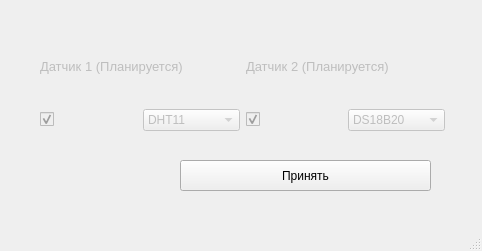
<?xml version="1.0" encoding="UTF-8"?>
<ui version="4.0">
 <class>MainWindow</class>
 <widget class="QMainWindow" name="MainWindow">
  <property name="geometry">
   <rect>
    <x>0</x>
    <y>0</y>
    <width>482</width>
    <height>251</height>
   </rect>
  </property>
  <property name="windowTitle">
   <string>MainWindow</string>
  </property>
  <widget class="QWidget" name="centralwidget">
   <widget class="QWidget" name="layoutWidget">
    <property name="geometry">
     <rect>
      <x>40</x>
      <y>30</y>
      <width>405</width>
      <height>101</height>
     </rect>
    </property>
    <layout class="QVBoxLayout" name="verticalLayout_2">
     <item>
      <layout class="QVBoxLayout" name="verticalLayout">
       <item>
        <layout class="QHBoxLayout" name="horizontalLayout">
         <item>
          <widget class="QLabel" name="label">
           <property name="enabled">
            <bool>false</bool>
           </property>
           <property name="font">
            <font>
             <pointsize>10</pointsize>
            </font>
           </property>
           <property name="text">
            <string>Датчик 1 (Планируется)</string>
           </property>
          </widget>
         </item>
         <item>
          <widget class="QLabel" name="label_2">
           <property name="enabled">
            <bool>false</bool>
           </property>
           <property name="font">
            <font>
             <pointsize>10</pointsize>
            </font>
           </property>
           <property name="text">
            <string>Датчик 2 (Планируется)</string>
           </property>
          </widget>
         </item>
        </layout>
       </item>
       <item>
        <layout class="QHBoxLayout" name="horizontalLayout_2">
         <item>
          <widget class="QCheckBox" name="checkBox">
           <property name="enabled">
            <bool>false</bool>
           </property>
           <property name="tabletTracking">
            <bool>false</bool>
           </property>
           <property name="acceptDrops">
            <bool>false</bool>
           </property>
           <property name="text">
            <string/>
           </property>
           <property name="checked">
            <bool>true</bool>
           </property>
          </widget>
         </item>
         <item>
          <widget class="QComboBox" name="comboBox">
           <property name="enabled">
            <bool>false</bool>
           </property>
           <item>
            <property name="text">
             <string>DHT11</string>
            </property>
           </item>
          </widget>
         </item>
         <item>
          <widget class="QCheckBox" name="checkBox_2">
           <property name="enabled">
            <bool>false</bool>
           </property>
           <property name="text">
            <string/>
           </property>
           <property name="checked">
            <bool>true</bool>
           </property>
          </widget>
         </item>
         <item>
          <widget class="QComboBox" name="comboBox_2">
           <property name="enabled">
            <bool>false</bool>
           </property>
           <item>
            <property name="text">
             <string>DS18B20</string>
            </property>
           </item>
          </widget>
         </item>
        </layout>
       </item>
      </layout>
     </item>
     <item>
      <layout class="QHBoxLayout" name="horizontalLayout_3"/>
     </item>
    </layout>
   </widget>
   <widget class="QPushButton" name="pushButton">
    <property name="geometry">
     <rect>
      <x>180</x>
      <y>160</y>
      <width>251</width>
      <height>31</height>
     </rect>
    </property>
    <property name="text">
     <string>Принять</string>
    </property>
   </widget>
  </widget>
  <widget class="QMenuBar" name="menubar">
   <property name="geometry">
    <rect>
     <x>0</x>
     <y>0</y>
     <width>482</width>
     <height>21</height>
    </rect>
   </property>
  </widget>
  <widget class="QStatusBar" name="statusbar"/>
 </widget>
 <resources/>
 <connections/>
</ui>
